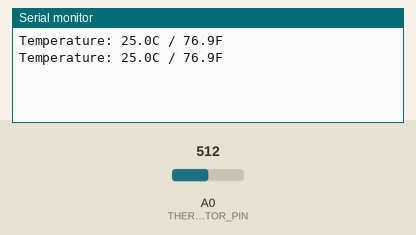
The sketch below on a simulated Arduino Uno, built with avr-gcc and run on an emulated ATmega328P. Parts: the last lines printed to the serial monitor. The test bench sets the inputs (shaded band); at power-on: A0 (THERMISTOR_PIN) = 512.

Above: at 1.8 s.
1.9 s: A0 (THERMISTOR_PIN) set to 716
At 2.8 s:
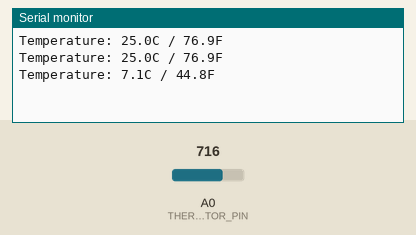
3.4 s: A0 (THERMISTOR_PIN) set to 900
At 4.4 s:
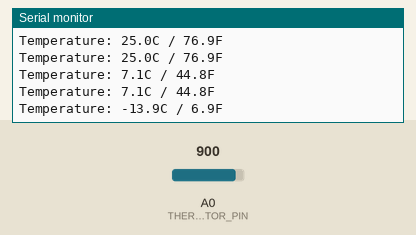
Timing chart, 0 to 6.4 s (numbered marks = the images above; inputs shaded):
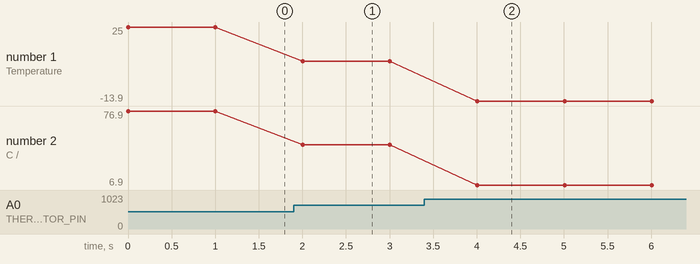

Measured:
- after the input at 1.9 s, the serial monitor: prints a new line after 0.10 s (image 1)
- after the input at 3.4 s, the serial monitor: prints a new line after 0.61 s (image 2)
- plotted number 1: 25 → 7.1 after the input at 1.9 s, 7.1 → -13.9 after the input at 3.4 s
- plotted number 2: 76.9 → 44.8 after the input at 1.9 s, 44.8 → 6.9 after the input at 3.4 s

The sketch:

arduino.ino
```cpp
#include <math.h>

const int THERMISTOR_PIN = A0;
const float RT0 = 10000.0;    // R₂₅ from your datasheet
const float B = 3950.0;       // β-value from your datasheet
const float T0 = 298.15;      // 25°C in Kelvin

void setup() {
  Serial.begin(9600);
}

void loop() {
  int adc = analogRead(THERMISTOR_PIN);
  float voltage = (adc / 1023.0) * 5.0;
  float rt = 10000.0 * voltage / (5.0 - voltage);

  float tempK = 1.0 / (log(rt / RT0) / B + 1.0 / T0);
  float tempC = tempK - 273.15;
  float tempF = (tempC * 9.0 / 5.0) + 32.0;

  Serial.print("Temperature: ");
  Serial.print(tempC, 1);
  Serial.print("C / ");
  Serial.print(tempF, 1);
  Serial.println("F");

  delay(1000);
}
```
